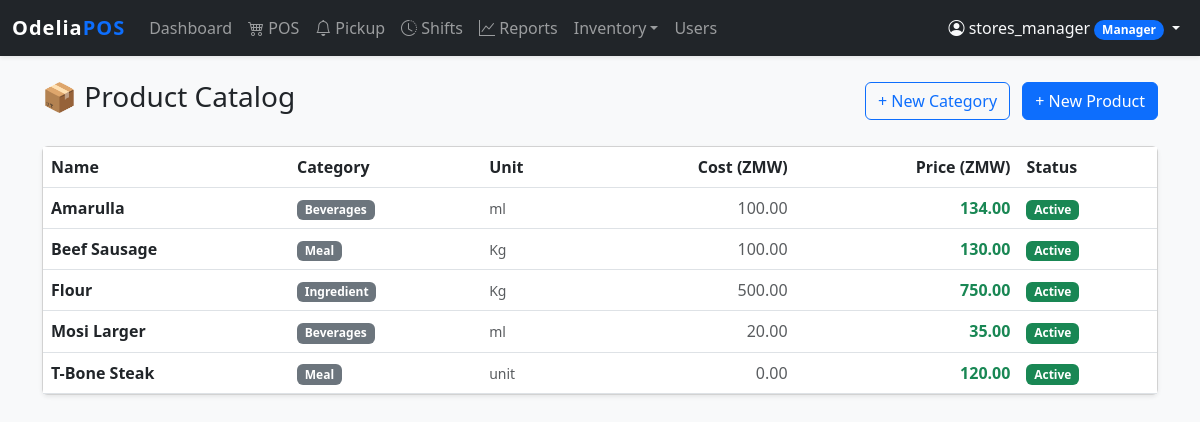
/index.php?page=products (signed in), run on the app's committed database.
### tables this page shows
CREATE TABLE `products` (
  `id` int NOT NULL AUTO_INCREMENT,
  `name` varchar(100) NOT NULL,
  `sku` varchar(50) DEFAULT NULL,
  `price` decimal(10,2) DEFAULT '0.00',
  `cost_price` decimal(10,2) DEFAULT '0.00',
  `unit` varchar(20) DEFAULT 'unit',
  `category_id` int DEFAULT NULL,
  `is_active` tinyint(1) DEFAULT '1',
  PRIMARY KEY (`id`),
  UNIQUE KEY `sku` (`sku`),
  KEY `category_id` (`category_id`),
  CONSTRAINT `products_ibfk_1` FOREIGN KEY (`category_id`) REFERENCES `categories` (`id`) ON DELETE SET NULL
);

CREATE TABLE `categories` (
  `id` int NOT NULL AUTO_INCREMENT,
  `name` varchar(50) NOT NULL,
  `description` varchar(255) DEFAULT NULL,
  PRIMARY KEY (`id`),
  UNIQUE KEY `name` (`name`)
);

### src/products.php (called while the page is built, shortened)
<?php
$sql = "SELECT p.*, c.name as category_name
        FROM products p
        LEFT JOIN categories c ON p.category_id = c.id
        ORDER BY p.name ASC";
$products = $pdo->query($sql)->fetchAll();
?>

### templates/products.php (the view, shortened to what this page needs)
<div class="d-flex justify-content-between align-items-center mb-4">
    <h3>📦 Product Catalog</h3>
    <div>
        <button class="btn btn-outline-primary me-2" data-bs-toggle="modal" data-bs-target="#catModal">
            + New Category
        </button>
        <button class="btn btn-primary" data-bs-toggle="modal" data-bs-target="#prodModal">
            + New Product
        </button>
    </div>
</div>
<div class="card shadow-sm">
    <div class="card-body p-0">
        <div class="table-responsive">
            <table class="table table-hover align-middle mb-0">
                <thead class="bg-light">
                    <tr>
                        <th>Name</th>
                        <th>Category</th>
                        <th>Unit</th>
                        <th class="text-end">Cost (ZMW)</th>
                        <th class="text-end">Price (ZMW)</th>
                        <th>Status</th>
                    </tr>
                </thead>
                <tbody>
                    <?php foreach ($products as $p): ?>
                    <tr>
                        <td class="fw-bold"><?= htmlspecialchars($p['name']) ?></td>
                        <td>
                            <?php if($p['category_name']): ?>
                                <span class="badge bg-secondary"><?= htmlspecialchars($p['category_name']) ?></span>
                            <?php else: ?>
                                <span class="text-muted">-</span>
                            <?php endif; ?>
                        </td>
                        <td><small class="text-muted"><?= htmlspecialchars($p['unit']) ?></small></td>
                        <td class="text-end text-muted"><?= number_format($p['cost_price'], 2) ?></td>
                        <td class="text-end fw-bold text-success"><?= number_format($p['price'], 2) ?></td>
                        <td>
                            <?php if($p['is_active']): ?>
                                <span class="badge bg-success">Active</span>
                            <?php else: ?>
                                <span class="badge bg-danger">Disabled</span>
                            <?php endif; ?>
                        </td>
                    </tr>
                    <?php endforeach; ?>
                </tbody>
            </table>
        </div>
    </div>
</div>

### templates/header.php (style rules this page uses)
body { background-color: #f8f9fa; }

### data on the page
products: name "Amarulla", category.name "Beverages", unit "ml", cost_price "100.00", price "134.00", is_active "Active"
products: name "Beef Sausage", category.name "Meal", unit "Kg", cost_price "100.00", price "130.00", is_active "Active"
products: name "Flour", category.name "Ingredient", unit "Kg", cost_price "500.00", price "750.00", is_active "Active"
products: name "Mosi Larger", category.name "Beverages", unit "ml", cost_price "20.00", price "35.00", is_active "Active"
products: name "T-Bone Steak", category.name "Meal", unit "unit", cost_price "0.00", price "120.00", is_active "Active"

### other printed values
$_SESSION['username'] "stores_manager"
$role "Manager"
